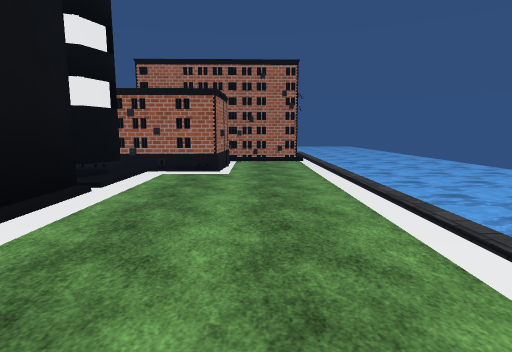
[1] (above)

14 first-person views from a walk through a scene from a Unity 3-D project. The camera is 1.5 m above the floor, tilts 8° down and sees 80° across. The floor is counted in squares, 1 m on a side. Each view is taken from the middle of a square. On the plan, view 1 faces up. The plan holds only what a view shows up to about 15 squares ahead; the rest is blank. The place goes on beyond the plan. The player is left out. Some surface patterns are stand-ins.

[2]
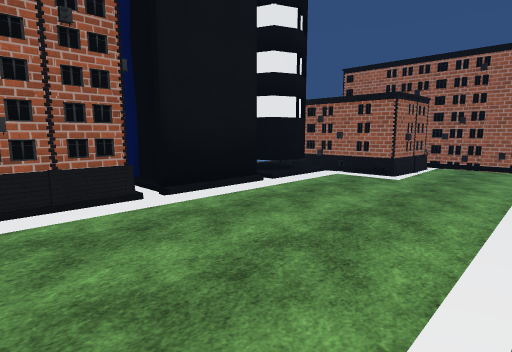

[3]
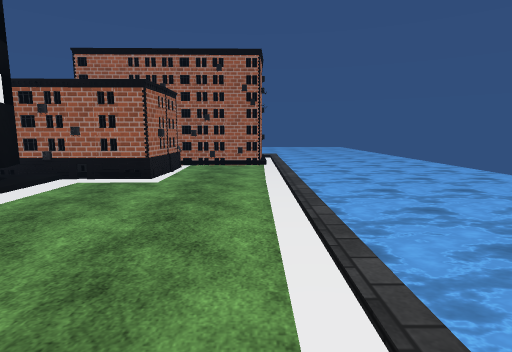

[4]
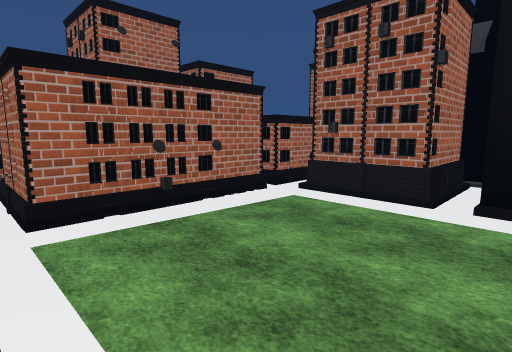

[5]
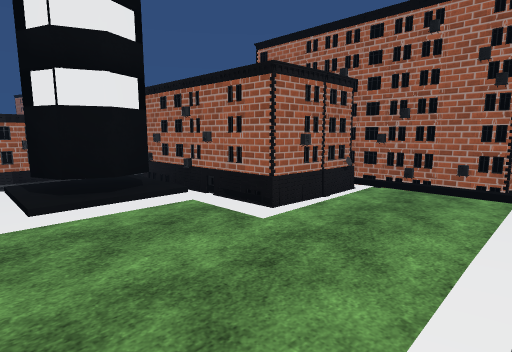

[6]
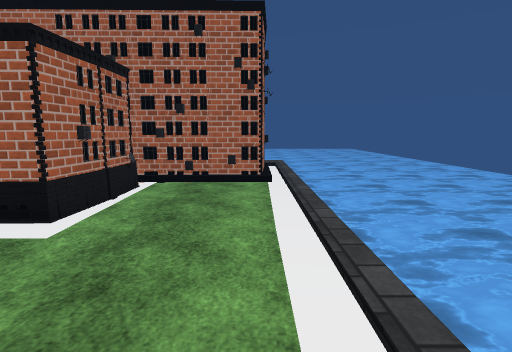

[7]
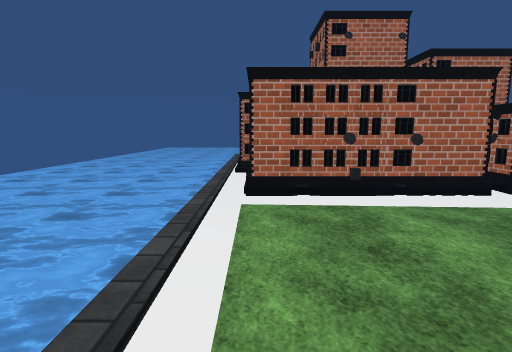

[8]
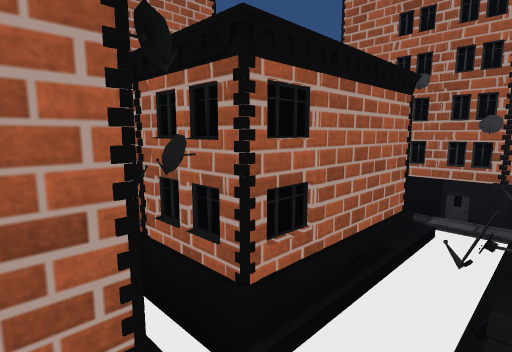

[9]
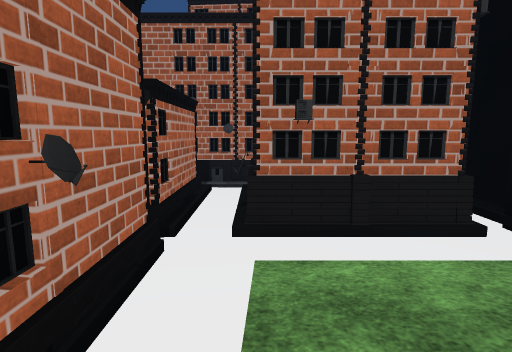

[10]
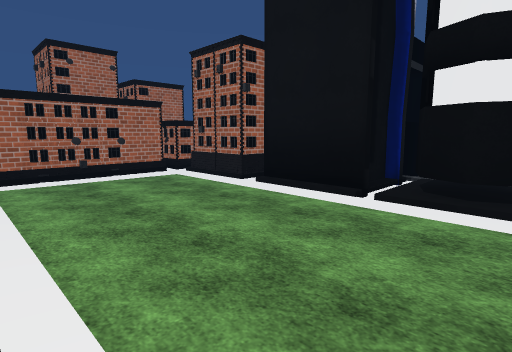

[11]
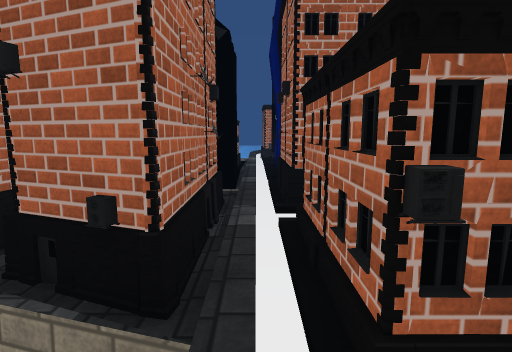

[12]
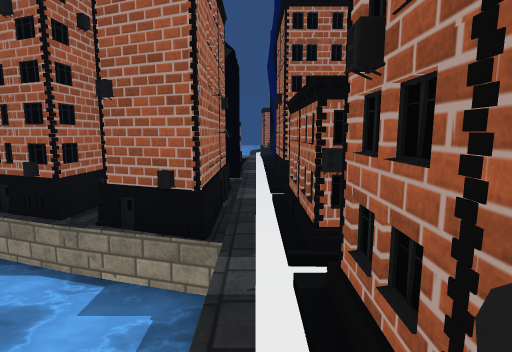

[13]
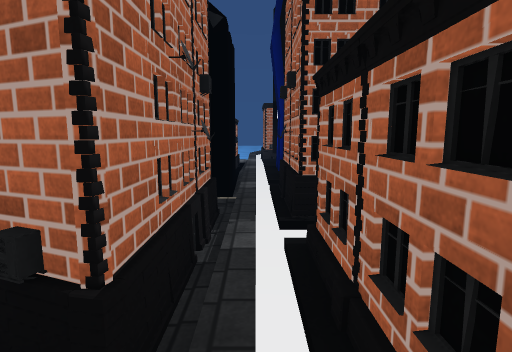

[14]
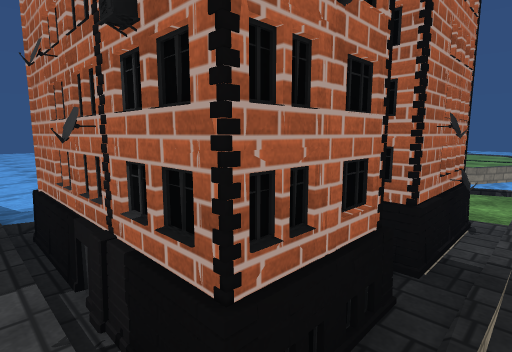

### Floor plan
Key: @ floor where view 1 was taken; # wall or solid block; . main floor; : floor 0.25 m higher than the main floor; / step, stairs or slope; ≈ water the walk keeps out of; ^ raised ledge; E vent; B building; T tower; O other object.
Columns run from 12 left of view 1 to 4 right of it. Each row starts with its distance up from view 1.
 21                /≈
 20                /≈
 19               O/≈
 18                /≈
 17             ###/≈
 16           #####/≈
 15           #O.../≈
 14           #O.../≈
 13          ##E.../≈
 12     OO#OO#O..../≈
 11      : O/....../≈
 10    #/# O/....../≈
  9    O/O #/....../≈
  8     //O//....../≈
  7  TT./B##/....../≈
  6  T #.###/....../≈
  5     .###/......:≈
  4     .###/......:
  3     .O##O......:≈
  2     .O #O......:≈
  1  ##O.O #O......:≈
  0   ##.O #O...@..:≈
 -1    O.....###E#O:≈
 -2 E ##.^^^.#   ##:≈
 -3 ≈O#OO^        O:≈
 -4 ≈≈≈≈.         O:≈
 -5  ≈≈≈..        /:≈
 -6     .#        #:≈
 -7    ≈ O         :≈
 -8    ≈.          :≈
 -9   ≈≈
-10   ≈≈
-11   ≈≈
-12   ≈≈
-13   ≈≈
-14   ≈≈

Where each view was taken, in squares from view 1:
view 1: 0 up, 0 right, facing up
view 2: 0 up, 3 right, facing up-left
view 3: 2 up, 2 right, facing up
view 4: 5 up, 3 right, facing down-left
view 5: 7 up, 3 right, facing up-left
view 6: 7 up, 2 right, facing up
view 7: 6 up, 2 right, facing down
view 8: 0 up, 3 left, facing down-left
view 9: 0 up, 0 right, facing left
view 10: 11 up, 3 right, facing down-left
view 11: 6 down, 8 left, facing up
view 12: 8 down, 8 left, facing up
view 13: 5 down, 8 left, facing up
view 14: 2 up, 8 left, facing down-left
